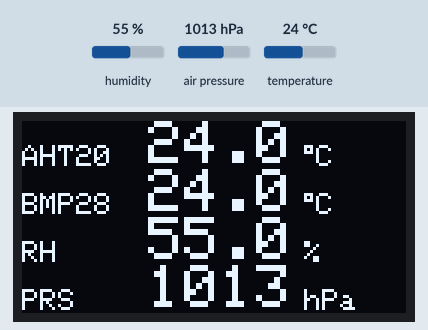
Simulated run of this sketch. Board: Arduino Uno, built with avr-gcc and run on an emulated ATmega328P. Parts: 128×64 one-colour display. Wiring (inferred from the names in the program): AHT10/20 sensor at I2C address 0x38; BMP280 pressure sensor at I2C address 0x77. The inputs (shaded band) are chosen by the test bench; at power-on: humidity 55 %, air pressure 1013 hPa, temperature 24 °C. What the sketch prints to the serial monitor is not drawn.

Above: at 1.2 s.
1.3 s: humidity set to 22 %
At 1.61 s:
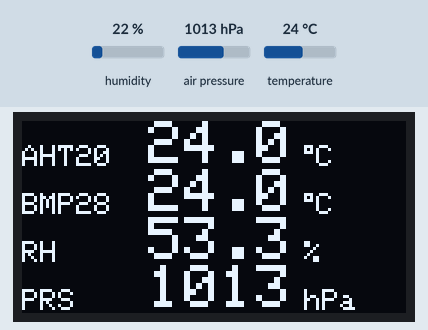
3.0 s: air pressure set to 952 hPa
At 3.21 s:
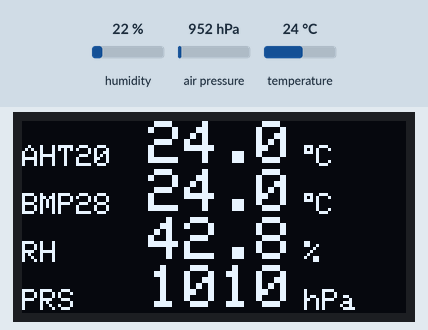
4.6 s: temperature set to 12 °C
At 4.81 s:
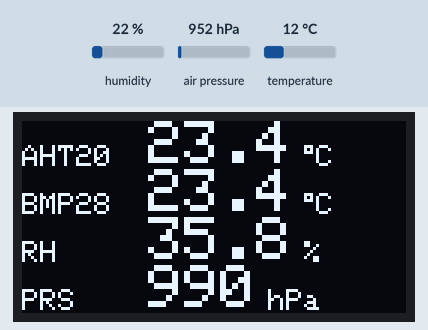
7.7 s: humidity set to 40 %
At 8.01 s:
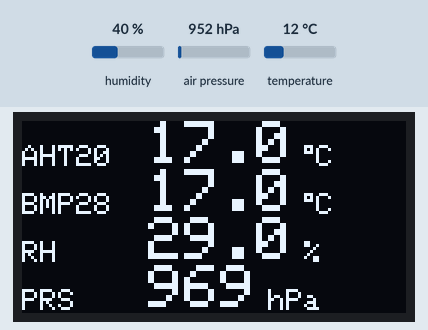
9.4 s: air pressure set to 975 hPa
At 9.61 s:
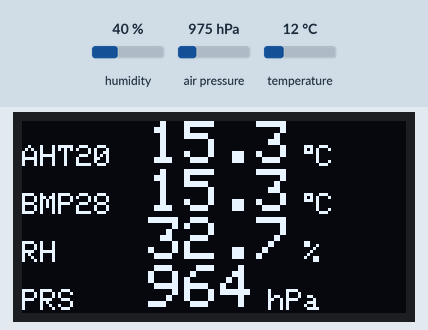
Timing chart, 0 to 12.0 s (numbered marks = the images above; inputs shaded):
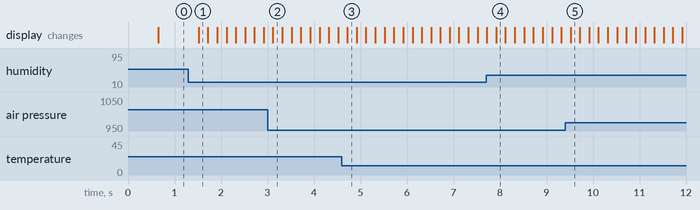

The sketch:

bmp280_logger.ino
```cpp
#include <Wire.h>

#include <Adafruit_GFX.h>
#include <Adafruit_SSD1306.h>

unsigned long nextTick = 0;
bool aht_ok = false;
bool bmp_ok = false;
unsigned long lastRetry = 0;
bool oled_ok = false;

// ---------- OLED ----------
Adafruit_SSD1306 display(128, 64, &Wire, -1);

// ---------- BMP280 (0x77) ----------
struct BmpCal {
  uint16_t T1;
  int16_t T2, T3;
  uint16_t P1;
  int16_t P2, P3, P4, P5, P6, P7, P8, P9;
};
BmpCal cal;
float t_fine;

bool bmpInit() {
  Wire.beginTransmission(0x77);
  Wire.write(0xD0);
  if (Wire.endTransmission(false) != 0) return false;
  if (Wire.requestFrom(0x77, (uint8_t)1) != 1) return false;
  if (Wire.read() != 0x58) return false;

  Wire.beginTransmission(0x77);
  Wire.write(0x88);
  if (Wire.endTransmission(false) != 0) return false;
  if (Wire.requestFrom(0x77, (uint8_t)24) != 24) return false;
  uint8_t c[24];
  for (uint8_t i = 0; i < 24; i++) c[i] = Wire.read();
  cal.T1 = c[0] | (c[1] << 8);
  cal.T2 = c[2] | (c[3] << 8);
  cal.T3 = c[4] | (c[5] << 8);
  cal.P1 = c[6] | (c[7] << 8);
  cal.P2 = c[8] | (c[9] << 8);
  cal.P3 = c[10] | (c[11] << 8);
  cal.P4 = c[12] | (c[13] << 8);
  cal.P5 = c[14] | (c[15] << 8);
  cal.P6 = c[16] | (c[17] << 8);
  cal.P7 = c[18] | (c[19] << 8);
  cal.P8 = c[20] | (c[21] << 8);
  cal.P9 = c[22] | (c[23] << 8);

  Wire.beginTransmission(0x77);
  Wire.write(0xF4);
  Wire.write(0xB7);          // osrs_t x16, osrs_p x16, normal mode
  Wire.write(0xF5);
  Wire.write(0x1C);          // standby 0.5ms, filter x16
  if (Wire.endTransmission() != 0) return false;
  return true;
}

float bmpCompensateT(int32_t raw) {
  float v1 = ((float)raw / 16384.0f - (float)cal.T1 / 1024.0f) * cal.T2;
  float v2 = ((float)raw / 131072.0f - (float)cal.T1 / 8192.0f);
  v2 = v2 * v2 * cal.T3;
  t_fine = v1 + v2;
  return (v1 + v2) / 5120.0f;
}

float bmpCompensateP(int32_t raw) {
  float var1 = (t_fine / 2.0f) - 64000.0f;
  float var2 = var1 * var1 * cal.P6 / 32768.0f;
  var2 = var2 + var1 * cal.P5 * 2.0f;
  var2 = var2 / 4.0f + cal.P4 * 65536.0f;
  float var3 = cal.P3 * var1 * var1 / 524288.0f;
  var1 = (var3 + cal.P2 * var1) / 524288.0f;
  var1 = (32768.0f + var1) * cal.P1 / 32768.0f;
  if (var1 < 0.0001f) var1 = 0.0001f;
  float p = 1048576.0f - (float)raw;
  p = (p - var2 / 4096.0f) * 6250.0f / var1;
  var1 = cal.P9 * p * p / 2147483648.0f;
  var2 = p * cal.P8 / 32768.0f;
  return p + (var1 + var2 + cal.P7) / 16.0f;
}

// ---------- AHT20 (0x38) ----------
float ahtTemp = 0, ahtHum = 0;

// Байт состояния AHT20. Значение 0x18, например, НЕ означает ошибку:
//   бит 0 — инициализация: 0 = калибровка выгружена, 1 = ещё выгружается;
//   бит 3 — измерение: 0 = данные готовы, 1 = идёт;
//   остальные биты зарезервированы.
// Проверять надо бит 0, а не равенство всего байта нулю: бит 3 может быть
// единицей и при нормальной работе. Проверка «байт равен 0x00» никогда не
// проходит и приводит к бесконечным WAIT:sensors.
bool ahtStatus(uint8_t &st) {
  Wire.beginTransmission(0x38);
  if (Wire.endTransmission(false) != 0) return false;
  if (Wire.requestFrom(0x38, (uint8_t)1) != 1) return false;
  st = Wire.read();
  return true;
}

// Ожидание выгрузки калибровки: ждём нулевой бит 0.
// ВАЖНО: вызывать только ПОСЛЕ команды 0xBE. До неё бит 0 равен единице
// и ожидание не закончится.
bool ahtWaitInit(uint16_t maxMs) {
  unsigned long t0 = millis();
  for (;;) {
    uint8_t st;
    if (!ahtStatus(st)) return false;
    if (!(st & 0x01)) return true;  // бит 0 = 0, калибровка выгружена
    if (millis() - t0 > maxMs) return false;
    delay(5);
  }
}

bool ahtInit() {
  Wire.beginTransmission(0x38);
  Wire.write(0xBA);          // soft reset
  if (Wire.endTransmission() != 0) return false;
  delay(20);                 // datasheet: 20 мс на soft reset
  Wire.beginTransmission(0x38);
  Wire.write(0xBE);          // init: выгрузка калибровки из EEPROM в регистры
  Wire.write(0x08);          // normal mode
  Wire.write(0x00);          // 18 бит на канал
  if (Wire.endTransmission() != 0) return false;
  delay(5);
  return ahtWaitInit(200);
}

bool ahtMeasure() {
  Wire.beginTransmission(0x38);
  Wire.write(0xAC);
  Wire.write(0x33);
  Wire.write(0x00);
  if (Wire.endTransmission() != 0) return false;
  delay(80);                  // datasheet: не менее 75 мс на измерение
  if (Wire.requestFrom(0x38, (uint8_t)7) != 7) return false;
  uint8_t d[7];
  for (uint8_t i = 0; i < 7; i++) d[i] = Wire.read();
  // Проверяем только бит 0 ответа: он означает, что калибровка выгружена и
  // показания пригодны. Бит 3 игнорируем, он не влияет на достоверность
  // шести байт данных, которые уже приняты.
  if (d[0] & 0x01) return false;
  uint32_t h = ((uint32_t)d[1] << 12) | ((uint32_t)d[2] << 4) | (d[3] >> 4);
  uint32_t t = (((uint32_t)d[3] & 0x0F) << 16) | ((uint32_t)d[4] << 8) | d[5];
  ahtHum = (float)h * 100.0f / 1048576.0f;
  ahtTemp = (float)t * 200.0f / 1048576.0f - 50.0f;
  return true;
}

// ---------- Панель OLED ----------
// Раскладка: 4 строки по 16 пикселей, экран 128x64.
//
// Шрифт встроенный в Adafruit_GFX, латинский: масштаб 1 занимает 6 пикселей
// по ширине на знак, 8 по высоте; масштаб 2 — 12 и 16. Подписи датчиков
// набираются масштабом 1, значения масштабом 2, единицы масштабом 1.
//
// Ширины: самая длинная подпись "AHT20" = 5 знаков = 30 пикселей, значения
// начинаются с PANEL_X=42. Реальные значения не длиннее 5 знаков:
// температура "-40.5" и влажность "100.0" дают 60 пикселей и кончаются
// на 102, давление "1008" даёт 48 пикселей и кончается на 90.
// Единица прижата к правому краю экрана, поэтому за край не выходит ни при
// какой длине значения.
//
#define PANEL_ROW_H 16
// пробела во встроенном шрифте 6 пикселей это ровно два пробела.
#define PANEL_X 42
// Зазор между значением и единицей измерения.
#define PANEL_GAP 4

// Знак градуса во встроенном шрифте Adafruit_GFX отсутствует, рисуется
// кольцом 3x3 пикселя из точек по битовой маске: 0b111, 0b101, 0b111.
static void drawDegree(int x, int y) {
  static const uint8_t RING[3] PROGMEM = {0x07, 0x05, 0x07};
  for (uint8_t r = 0; r < 3; r++) {
    uint8_t bits = pgm_read_byte(RING + r);
    for (uint8_t c = 0; c < 3; c++)
      if (bits & (1 << c)) display.drawPixel(x + c, y + r, SSD1306_WHITE);
  }
}

// Отступ от названия датчика до значения: 42 - 30 = 12 пикселей, при ширине
// пробела во встроенном шрифте 6 пикселей это ровно два пробела.
#define PANEL_X 42
// Зазор между значением и единицей измерения.
#define PANEL_GAP 4

// Коэффициент экспоненциального среднего для панели. Меньше значение даёт
// более гладкую линию и более медленную реакцию: при 0.05 время реакции
// около 4 секунд, при 0.2 около 1 секунды.
#define SMOOTH_ALPHA 0.05

// Накопители сглаживания. Только для дисплея: в порт уходят сырые значения,
// чтобы CSV оставался источником фактических замеров.
static float sm_t1, sm_t2, sm_h, sm_p;
static bool smooth_init = false;

// Единица измерения ставится сразу за значением, с зазором PANEL_GAP.
// Так она читается вместе со значением как одно целое, и положение
// подстраивается под длину значения автоматически.
//
// Проверка на вместимость при худшем случае:
//   значение начинается с PANEL_X = 42, масштаб 2 даёт 12 пикселей на знак;
//   предельная строка "-999.9" это 6 знаков = 72 пикселя, кончается на 114;
//   единица начинается с 114 + 4 = 118;
//   "°C" = знак градуса 3 + буква 6 = 9 пикселей, кончается на 127 —
//   последний пиксель из 127, в край экрана.
//   У влажности "%" короче, у давления "hPa" = 18 пикселей, но само значение
//   "9999" всего 4 знака, то есть кончается на 90, единица на 94..112.

static void panelRow(uint8_t row, const char *label, const char *value,
                     const char *unit, bool degree) {
  int y = row * PANEL_ROW_H;
  display.setTextSize(1);
  display.setCursor(0, y + PANEL_ROW_H - 8);
  display.print(label);

  display.setTextSize(2);
  display.setCursor(PANEL_X, y);
  display.print(value);

  int ux = PANEL_X + strlen(value) * 12 + PANEL_GAP;
  if (degree) drawDegree(ux, y + PANEL_ROW_H - 8);
  display.setTextSize(1);
  display.setCursor(ux + (degree ? 4 : 0), y + PANEL_ROW_H - 8);
  display.print(unit);
}

// Форматирование float в строку фиксированной длины, без printf и snprintf:
// на AVR printf с плавающей точкой занимает больше 1.5 КБ Flash.
static void formatFixed(char *buf, float v, uint8_t decimals) {
  if (v != v) {  // NaN
    strcpy(buf, "--");
    return;
  }
  bool neg = v < 0;
  if (neg) v = -v;
  static const uint16_t LIMIT[4] = {9999, 999, 99, 9};
  if (v > LIMIT[decimals]) {
    strcpy(buf, "--");
    return;
  }
  uint32_t scale = 1;
  for (uint8_t i = 0; i < decimals; i++) scale *= 10;
  uint32_t whole = (uint32_t)(v * scale + 0.5f) / scale;
  uint32_t frac = (uint32_t)(v * scale + 0.5f) % scale;

  uint8_t n = 0;
  if (neg && whole || neg && frac) buf[n++] = '-';
  char tmp[5];
  uint8_t t = 0;
  do {
    tmp[t++] = '0' + (whole % 10);
    whole /= 10;
  } while (whole);
  while (t) buf[n++] = tmp[--t];
  if (decimals) {
    buf[n++] = '.';
    for (uint8_t d = decimals; d > 0; d--) {
      uint32_t div = 1;
      for (uint8_t i = 1; i < d; i++) div *= 10;
      buf[n++] = '0' + (frac / div) % 10;
    }
  }
  buf[n] = 0;
}

static void panelShow(const char *v1, const char *v2, const char *v3,
                      const char *v4) {
  display.clearDisplay();
  display.setTextColor(SSD1306_WHITE);
  panelRow(0, "AHT20", v1, "C", true);
  panelRow(1, "BMP28", v2, "C", true);
  panelRow(2, "RH", v3, "%", false);
  panelRow(3, "PRS", v4, "hPa", false);
  display.display();
}

void setup() {
  Serial.begin(115200);
  Wire.begin();
  // Частота шины 100 кГц. Проверено на железе: на 400 кГц плата датчиков
  // не отвечает, потому что у неё нет своих подтяжек и сигнал держится на
  // внутренних подтяжках ATmega328P (20-50 кОм). Подтяжки при 400 кГц должны
  // быть не выше 4.7 кОм, а на Dupont-проводах в 10-20 см ещё и ёмкость.
  Wire.setClock(100000);
  // Таймаут шины: запись страницы дисплея 128 байт на 100 кГц занимает 11.8 мс,
  // 25 мс хватает с запасом и при сбое не даёт зависнуть циклу опроса.
  Wire.setWireTimeout(25000, true);
  nextTick = (millis() / 200 + 1) * 200;

  oled_ok = display.begin(SSD1306_SWITCHCAPVCC, 0x3C);
  if (!oled_ok) {
    // Второй адрес: у части модулей перепаян с 0x3C на 0x3D.
    oled_ok = display.begin(SSD1306_SWITCHCAPVCC, 0x3D);
    Serial.println(oled_ok ? F("OLED:0x3D") : F("OLED:none"));
  } else {
    Serial.println(F("OLED:0x3C"));
  }
  if (oled_ok) {
    display.setTextColor(SSD1306_WHITE);
    panelShow("--", "--", "--", "--");
  }
}

void loop() {
  unsigned long now = millis();

  // Однобайтовые команды монитора: 'i' — состояние дисплея и датчиков.
  // Чтение неблокирующее.
  while (Serial.available()) {
    if (Serial.read() == 'i') {
      Serial.print(F("OLED:"));
      Serial.println(oled_ok ? F("0x3C ok") : F("none"));
      Serial.print(F("AHT20:"));
      Serial.println(aht_ok ? F("0x38 ok") : F("no ack"));
      Serial.print(F("BMP280:"));
      Serial.println(bmp_ok ? F("0x77 ok") : F("no ack"));
    }
  }

  if (now < nextTick) return;

  if (!aht_ok || !bmp_ok) {
    if (now - lastRetry < 500) return;
    lastRetry = now;
    if (!aht_ok) aht_ok = ahtInit();
    if (!bmp_ok) bmp_ok = bmpInit();
    if (!aht_ok || !bmp_ok) {
      Serial.println("WAIT:sensors");
      if (oled_ok) {  // "--" во всех четырёх строках
        panelShow("--", "--", "--", "--");
      }
      nextTick = (now / 200 + 1) * 200;
      return;
    }
  }

  nextTick = (now / 200 + 1) * 200;

  if (!ahtMeasure()) {
    aht_ok = false;
    bmp_ok = false;
    return;
  }

  Wire.beginTransmission(0x77);
  Wire.write(0xF7);
  Wire.endTransmission(false);
  if (Wire.requestFrom(0x77, (uint8_t)8) != 8) {
    aht_ok = false;
    bmp_ok = false;
    return;
  }
  uint8_t d[8];
  for (uint8_t i = 0; i < 8; i++) d[i] = Wire.read();
  int32_t rawP = ((uint32_t)d[0] << 12) | ((uint32_t)d[1] << 4) | (d[2] >> 4);
  int32_t rawT = ((uint32_t)d[3] << 12) | ((uint32_t)d[4] << 4) | (d[5] >> 4);
  float bt = bmpCompensateT(rawT);
  float p = bmpCompensateP(rawP) / 100.0f;
  // Отсчёт миллисекунд берётся сразу после чтения регистров, то есть в момент,
  // когда датчики уже закончили измерение. Метка времени на стороне
  // компьютера отстаёт на десятки миллисекунд из-за буферизации порта, а
  // millis() отражает фактический момент. Счётчик переполняется через
  // 2^32 мс, то есть примерно через 49,7 суток непрерывной работы.
  unsigned long stamp = millis();
  Serial.print(ahtTemp, 2);
  Serial.print(',');
  Serial.print(bt, 2);
  Serial.print(',');
  Serial.print(ahtHum, 2);
  Serial.print(',');
  Serial.print(p, 2);
  Serial.print(',');
  Serial.println(stamp);

  if (oled_ok) {
    char v1[16], v2[16], v3[16], v4[16];
    // На панели показания сглаженные, в порт выше сырые. Сглаживание нужно
    // только чтобы цифры на экране не дрожали: по datasheet точность
    // AHT20 составляет ±0.3 °C, а разброс между замерами около ±0.03 °C,
    // то есть шум и так меньше паспортной точности и глаз его замечает.
    //
    // Экспоненциальное среднее y = y + alpha * (x - y). При alpha 0.05
    // время реакции около 4 секунд при периоде опроса 200 мс, шум падает
    // примерно в 3 раза. Первый замер инициализирует накопитель, иначе он
    // стартовал бы с нуля и показывал бы ложный разгон от 0 к значению.
    if (!smooth_init) {
      sm_t1 = ahtTemp; sm_t2 = bt; sm_h = ahtHum; sm_p = p;
      smooth_init = true;
    } else {
      sm_t1 += SMOOTH_ALPHA * (ahtTemp - sm_t1);
      sm_t2 += SMOOTH_ALPHA * (bt - sm_t2);
      sm_h += SMOOTH_ALPHA * (ahtHum - sm_h);
      sm_p += SMOOTH_ALPHA * (p - sm_p);
    }
    // На панели одна цифра после запятой: "21.7". У давления ноль знаков
    // после запятой, иначе "1008.2" не помещается вместе с единицей.
    formatFixed(v1, sm_t1, 1);
    formatFixed(v2, sm_t2, 1);
    formatFixed(v3, sm_h, 1);
    formatFixed(v4, sm_p, 0);
    panelShow(v1, v2, v3, v4);
  }
}
```

Measured:
- after the input at 1.3 s, the display: changes after 0.22 s (image 1)
